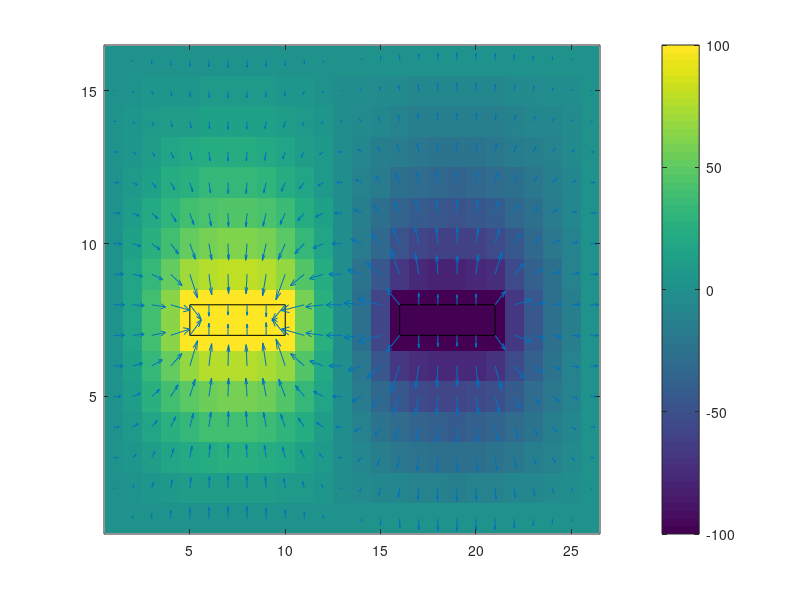

Source code (MATLAB):
%% laplacianCapacitanceMatrix.m
%    Solve for the capacitance matrix of transmission line
%       
%       Approach: Numerical Solution
%        
%       Course:     ECE 7810
%       Homework:   1
%       Sub. Date:  October 4, 2016
%
%           Author:     Jamiu Babatunde Mojolagbe
%           Department: Electrical and Computer Engineering
%           Student ID: #7804719
%           Email:      mojolagm@myumanitoba.ca

clear; clc; close all;

%%  set variables

omega = 1.54;       % over-relaxation constant / acceleration factor (this value is not used)
max_iter = 100;     % maximum iterations 
ep_0 = 8.85e-12;    % absolute dielectric constant
epsilon = 1e-6;     % ralative displacement norm
V0 = 100;           % potential on the capacitors

width = 25;         % width of the rectangle
height = 15;        % height of the rectangle
h = 1;              % grid Resolution 

c_width = 5;     % width of the conductors
c_height = 1;    % height of the conductors

c_start_y = floor(height/2);         % center the capacitors at the center of y - axis
c_end_y = c_start_y + c_height;      % vertical end of the capacitors

c1_start = 5;                       % start of capacitor 1 on x-axis
c1_end = c1_start + c_width;        % end of capacitor 1 on x-axis

c2_start = c1_end + c_width + 1;    % start of capacitor 2 on x-axis
c2_end = c2_start + c_width;        % end of capacitor 2 on x-axis

% set boundary condition voltages for the rectangle
a = 0;        % left 
b = 0;        % top 
c = 0;        % right
d = 0;        % bottom 

%% calculate number of grid point and set the grid

nx = (width/h) + 1;         % number of points in x direction
ny = (height/h) + 1;        % number of points in y direction

phi = zeros(nx, ny);    % grid/solution matrix phi(x,y) %% ones(nx-1, ny-1);


%% set boundary condition (Dirichlet B. C)

% non-corner elemets at the boundary
phi(:,1) = a;        % bottom
phi(:,ny) = c;     % top
phi(1,:) = b;        % left
phi(nx,:)= d;      % right

% corner elements at the boundary
phi(1, 1) = (a+b)/2;
phi(nx, 1) = (a+d)/2;
phi(nx, ny) = (c+d)/2;
phi(1, ny) = (b+c)/2;


%% initial guess for the grid matrix, set initial value to 0 for non-boundary elements
for i = 2:1:nx-1
    for j = 2:1:ny-1
        phi(i, j) = 0;
    end
end

% phi(2 : nx - 2, 2 : ny - 2) = 1.0;

%% solve the grid matrix with SOR
iter = 1;           % counter for the number iterations
err_norm = 99999;   % error norm for stoping the iterations

while(iter < max_iter && err_norm > epsilon)
    ph =  0;        % solution norm
    disp_norm = 0;  % displacement norm
    
    % loop over inner matrix
    for i = 2:1:nx-1
        for j = 2:1:ny-1
            residual =  (phi(i - 1, j) +  phi(i + 1, j) +  phi(i, j - 1) + phi(i, j + 1)) ./ 4;
            acc_residual = omega * (residual - phi(i, j));
            phi(i, j) = phi(i, j) + acc_residual;
            phi(c1_start:c1_end, c_start_y:c_end_y) = V0;           % set capacitor 1 potential
            phi(c2_start:c2_end, c_start_y:c_end_y) = -V0;          % set capacitor 2 potential
            
            ph = abs(ph) + abs(phi(i, j));                          % calculate current solution norm
            disp_norm = abs(disp_norm) + abs(acc_residual);         % calculate displacement norm
        end
    end
    
    % calculate relative displacement norm
    err_norm = disp_norm / ph;
    %increment the counter
    iter = iter + 1;
end

%% calculate the total flux emanating from the region
% whole region flux
flux = 0;
flux = flux + sum(phi(1, :)) + sum(phi(:, 1)) + sum(phi(nx, :)) + sum(phi(:, ny));          % outside potential
flux = flux - sum(phi(2, :)) - sum(phi(:, 2)) - sum(phi(nx-1, :)) - sum(phi(:, ny-1));      % inside potential
flux = ep_0 * flux;

% capacitor 1 flux & volume charge density
c1_flux = 0;
c1_flux = c1_flux + sum(phi(c1_start-1, c_start_y-1:c_end_y+1)) + sum(phi(c1_end+1, c_start_y-1:c_end_y+1)) ...
        + sum(phi(c1_start-1:c1_end+1, c_start_y-1)) + sum(phi(c1_start-1:c1_end+1, c_end_y+1));          % outside potential
c1_flux = c1_flux - sum(phi(c1_start+1, c_start_y+1:c_end_y-1)) - sum(phi(c1_end-1, c_start_y+1:c_end_y-1)) ...
        - sum(phi(c1_start+1:c1_end-1, c_start_y+1)) - sum(phi(c1_start+1:c1_end-1, c_end_y-1));      % inside potential
Q1 = ep_0 * c1_flux;


% capacitor 2 flux & volume charge density
c2_flux = 0;
c2_flux = c2_flux + sum(phi(c2_start-1, c_start_y-1:c_end_y+1)) + sum(phi(c2_end+1, c_start_y-1:c_end_y+1)) ...
        + sum(phi(c2_start-1:c2_end+1, c_start_y-1)) + sum(phi(c2_start-1:c2_end+1, c_end_y+1));          % outside potential
c2_flux = c2_flux - sum(phi(c2_start+1, c_start_y+1:c_end_y-1)) - sum(phi(c2_end-1, c_start_y+1:c_end_y-1)) ...
        - sum(phi(c2_start+1:c2_end-1, c_start_y+1)) - sum(phi(c2_start+1:c2_end-1, c_end_y-1));      % inside potential
Q2 = ep_0 * c2_flux;


%% capacitant matrix
capacitance_matrix = [7.2244e-11 9.6547e-12; 9.6548e-12 7.4871e-11];



%% output the result
disp(['Total electric flux density from the region: ', num2str((flux))]);
disp(' ');
disp(['Q1                                         : ', num2str((Q1))]);
disp(['Q2                                         : ', num2str((Q2))]);
capacitance_matrix

% show the flux diagram
figure
imagesc(phi'),colorbar
set(gca,'YDir','normal')
rectangle('Position',[c1_start c_start_y c_width c_height])
rectangle('Position',[c2_start c_start_y c_width c_height])
[px,py]=gradient(phi');
hold
quiver(px,py)
